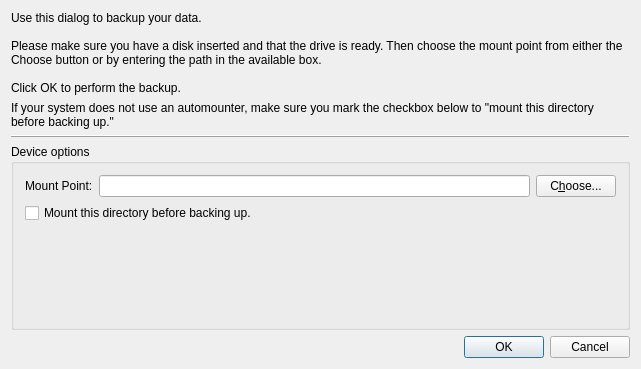
<?xml version="1.0" encoding="UTF-8"?>
<ui version="4.0">
 <class>KBackupDlg</class>
 <widget class="QDialog" name="KBackupDlg">
  <property name="geometry">
   <rect>
    <x>0</x>
    <y>0</y>
    <width>641</width>
    <height>369</height>
   </rect>
  </property>
  <property name="windowTitle">
   <string>Backup</string>
  </property>
  <layout class="QVBoxLayout" name="verticalLayout_2">
   <item>
    <layout class="QVBoxLayout" name="verticalLayout">
     <item>
      <widget class="QLabel" name="TextLabel1">
       <property name="text">
        <string>Use this dialog to backup your data.

Please make sure you have a disk inserted and that the drive is ready. Then choose the mount point from either the Choose button or by entering the path in the available box.

Click OK to perform the backup.</string>
       </property>
       <property name="alignment">
        <set>Qt::AlignTop</set>
       </property>
       <property name="wordWrap">
        <bool>true</bool>
       </property>
      </widget>
     </item>
     <item>
      <widget class="QLabel" name="txtAutoMount">
       <property name="text">
        <string>If your system does not use an automounter, make sure you mark the checkbox below to &quot;mount this directory before backing up.&quot;</string>
       </property>
       <property name="wordWrap">
        <bool>true</bool>
       </property>
      </widget>
     </item>
    </layout>
   </item>
   <item>
    <widget class="Line" name="Line1">
     <property name="frameShape">
      <enum>QFrame::HLine</enum>
     </property>
     <property name="frameShadow">
      <enum>QFrame::Raised</enum>
     </property>
    </widget>
   </item>
   <item>
    <widget class="QGroupBox" name="GroupBox1">
     <property name="title">
      <string>Device options</string>
     </property>
     <layout class="QVBoxLayout">
      <property name="spacing">
       <number>6</number>
      </property>
      <property name="leftMargin">
       <number>11</number>
      </property>
      <property name="topMargin">
       <number>11</number>
      </property>
      <property name="rightMargin">
       <number>11</number>
      </property>
      <property name="bottomMargin">
       <number>11</number>
      </property>
      <item>
       <layout class="QHBoxLayout">
        <property name="spacing">
         <number>6</number>
        </property>
        <property name="leftMargin">
         <number>0</number>
        </property>
        <property name="topMargin">
         <number>0</number>
        </property>
        <property name="rightMargin">
         <number>0</number>
        </property>
        <property name="bottomMargin">
         <number>0</number>
        </property>
        <item>
         <widget class="QLabel" name="lblMountPoint">
          <property name="text">
           <string comment="This is the mount point">Mount Point:</string>
          </property>
          <property name="wordWrap">
           <bool>false</bool>
          </property>
         </widget>
        </item>
        <item>
         <widget class="KLineEdit" name="txtMountPoint"/>
        </item>
        <item>
         <widget class="QPushButton" name="chooseButton">
          <property name="toolTip">
           <string>Select mount point</string>
          </property>
          <property name="whatsThis">
           <string>Use this to browse to the mount point.</string>
          </property>
          <property name="text">
           <string>C&amp;hoose...</string>
          </property>
         </widget>
        </item>
       </layout>
      </item>
      <item>
       <widget class="QCheckBox" name="mountCheckBox">
        <property name="text">
         <string>Mount this directory before backing up.</string>
        </property>
       </widget>
      </item>
      <item>
       <spacer name="Spacer17">
        <property name="orientation">
         <enum>Qt::Vertical</enum>
        </property>
        <property name="sizeType">
         <enum>QSizePolicy::Expanding</enum>
        </property>
        <property name="sizeHint" stdset="0">
         <size>
          <width>0</width>
          <height>24</height>
         </size>
        </property>
       </spacer>
      </item>
     </layout>
    </widget>
   </item>
   <item>
    <widget class="QDialogButtonBox" name="buttonBox">
     <property name="standardButtons">
      <set>QDialogButtonBox::Cancel|QDialogButtonBox::Ok</set>
     </property>
    </widget>
   </item>
  </layout>
 </widget>
 <layoutdefault spacing="6" margin="11"/>
 <customwidgets>
  <customwidget>
   <class>KLineEdit</class>
   <extends>QLineEdit</extends>
   <header>klineedit.h</header>
  </customwidget>
 </customwidgets>
 <resources/>
 <connections>
  <connection>
   <sender>buttonBox</sender>
   <signal>accepted()</signal>
   <receiver>KBackupDlg</receiver>
   <slot>accept()</slot>
   <hints>
    <hint type="sourcelabel">
     <x>320</x>
     <y>272</y>
    </hint>
    <hint type="destinationlabel">
     <x>320</x>
     <y>150</y>
    </hint>
   </hints>
  </connection>
  <connection>
   <sender>buttonBox</sender>
   <signal>rejected()</signal>
   <receiver>KBackupDlg</receiver>
   <slot>reject()</slot>
   <hints>
    <hint type="sourcelabel">
     <x>320</x>
     <y>272</y>
    </hint>
    <hint type="destinationlabel">
     <x>320</x>
     <y>150</y>
    </hint>
   </hints>
  </connection>
 </connections>
</ui>
